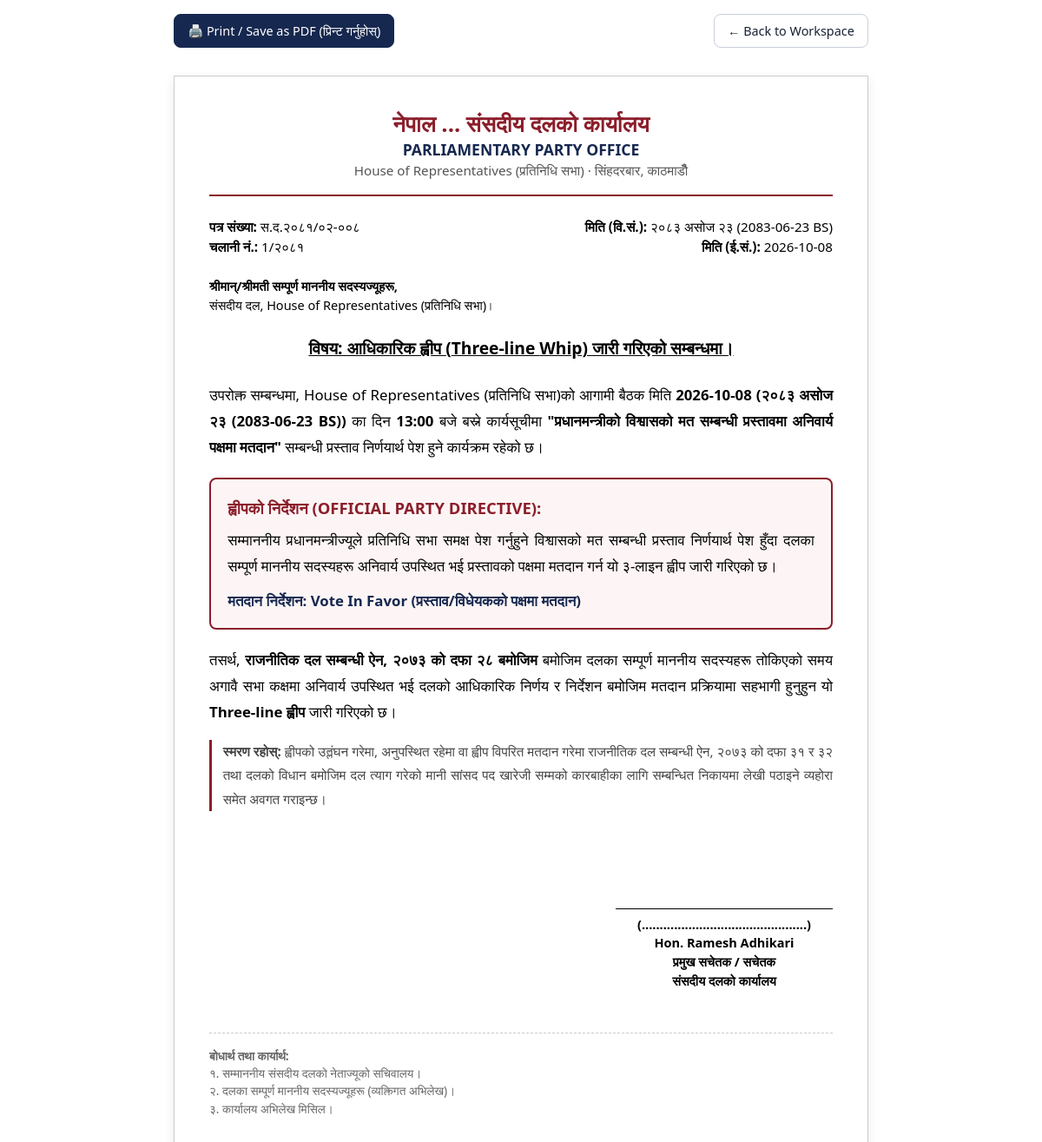
/whips/1/print (signed in), run on the app's committed database.
### tables this page shows
CREATE TABLE whips(
  id INTEGER PRIMARY KEY, ref_no TEXT NOT NULL, title TEXT NOT NULL,
  whip_type TEXT NOT NULL, house TEXT NOT NULL, directive TEXT NOT NULL,
  voting_date TEXT NOT NULL, voting_time TEXT, bill_id INTEGER REFERENCES bills(id),
  agenda TEXT NOT NULL, legal_basis TEXT DEFAULT 'राजनीतिक दल सम्बन्धी ऐन, २०७३ को दफा २८',
  status TEXT NOT NULL DEFAULT 'Issued', issued_by INTEGER REFERENCES users(id),
  issued_at TEXT NOT NULL, notes TEXT);

CREATE TABLE users(
  id INTEGER PRIMARY KEY, name TEXT NOT NULL, email TEXT NOT NULL UNIQUE,
  password_hash TEXT NOT NULL, role TEXT NOT NULL,
  language TEXT NOT NULL DEFAULT 'en',
  status TEXT NOT NULL DEFAULT 'active', created_at TEXT NOT NULL);

### app.py (the view)
@app.route("/whips/<int:wid>/print")
@login_required
def whip_print(wid):
    whip = q(
        "SELECT w.*, u.name issuer_name, b.title bill_title FROM whips w "
        "LEFT JOIN users u ON u.id=w.issued_by "
        "LEFT JOIN bills b ON b.id=w.bill_id WHERE w.id=?", (wid,), one=True
    )
    if not whip:
        abort(404)
    mps = q(
        "SELECT p.*, wm.served_status FROM whip_members wm "
        "JOIN parliamentarians p ON p.id=wm.parliamentarian_id WHERE wm.whip_id=? ORDER BY p.name", (wid,)
    )
    return render_template("whip_print.html", whip=whip, mps=mps)

### app.py (called while the page is built)
def today():
    return dt.date.today().isoformat()

def nepali_digits(val):
    if val is None:
        return ""
    return str(val).translate(NEP_DIGITS)

def db():
    if "db" not in g:
        g.db = sqlite3.connect(DB_PATH)
        g.db.row_factory = sqlite3.Row
        g.db.execute("PRAGMA foreign_keys=ON")
    return g.db

def q(sql, args=(), one=False):
    cur = db().execute(sql, args)
    return cur.fetchone() if one else cur.fetchall()

@app.before_request
def load_user():
    g.user = None
    uid = session.get("uid")
    if uid:
        u = q("SELECT * FROM users WHERE id=? AND status='active'", (uid,), one=True)
        if u:
            g.user = u
            session["language"] = u["language"] if "language" in u.keys() else "en"
        else:
            session.clear()
    if request.method == "POST":
        token = request.form.get("_csrf") or request.headers.get("X-CSRF-Token")
        if not token or token != session.get("csrf"):
            abort(400, "Invalid or missing CSRF token. Reload the page and try again.")

def login_required(fn):
    @wraps(fn)
    def wrapper(*a, **kw):
        if not g.user:
            return redirect(url_for("login", next=request.full_path.rstrip("?")))
        return fn(*a, **kw)
    return wrapper

@app.template_filter("bs_date")
def filter_bs_date(s):
    return approx_ad_to_bs(s)

### templates/whip_print.html (shortened to what this page needs)
<!doctype html>
<html lang="ne">
<head>
<link rel="stylesheet" href="{{ url_for('static', filename='style.css') }}">
</head>
<body>
<div class="print-btn-bar">
  <button onclick="window.print()" class="btn primary">🖨️ Print / Save as PDF (प्रिन्ट गर्नुहोस्)</button>
  <a href="{{ url_for('whip_view', wid=whip.id) }}" class="btn">← Back to Workspace</a>
</div>
<div class="print-page">
  <div class="letterhead-header">
    <div class="letterhead-nep">नेपाल ... संसदीय दलको कार्यालय</div>
    <div class="letterhead-en">PARLIAMENTARY PARTY OFFICE</div>
    <div class="letterhead-sub">{{ HOUSE_LABELS.get(whip.house, whip.house) }} · सिंहदरबार, काठमाडौँ</div>
  </div>
  <div class="letter-meta">
    <div>
      <div><strong>पत्र संख्या:</strong> {{ whip.ref_no }}</div>
      <div><strong>चलानी नं.:</strong> {{ whip.id }}/२०८१</div>
    </div>
    <div style="text-align: right;">
      <div><strong>मिति (वि.सं.):</strong> {{ whip.voting_date|bs_date }}</div>
      <div><strong>मिति (ई.सं.):</strong> {{ whip.voting_date }}</div>
    </div>
  </div>
  <div style="margin-bottom: 1rem;">
    <div><strong>श्रीमान्/श्रीमती सम्पूर्ण माननीय सदस्यज्यूहरू,</strong></div>
    <div>संसदीय दल, {{ HOUSE_LABELS.get(whip.house, whip.house) }}।</div>
  </div>
  <div class="letter-subj">
    विषय: आधिकारिक ह्वीप ({{ whip.whip_type }} Whip) जारी गरिएको सम्बन्धमा।
  </div>
  <div class="letter-body">
    <p>
      उपरोक्त सम्बन्धमा, {{ HOUSE_LABELS.get(whip.house, whip.house) }}को आगामी बैठक मिति <strong>{{ whip.voting_date }} ({{ whip.voting_date|bs_date }})</strong> का दिन <strong>{{ whip.voting_time or '१:००' }}</strong> बजे बस्ने कार्यसूचीमा <strong>"{{ whip.title }}"</strong> सम्बन्धी प्रस्ताव निर्णयार्थ पेश हुने कार्यक्रम रहेको छ।
    </p>
    <div class="order-box">
      <strong>ह्वीपको निर्देशन (OFFICIAL PARTY DIRECTIVE):</strong>
      <div>{{ whip.agenda }}</div>
      <div style="margin-top: .6rem; font-weight: 700; color: #16284f;">
        मतदान निर्देशन: {{ WHIP_DIRECTIVE_LABELS.get(whip.directive, whip.directive) }}
      </div>
    </div>
    <p>
      तसर्थ, <strong>{{ whip.legal_basis }}</strong> बमोजिम दलका सम्पूर्ण माननीय सदस्यहरू तोकिएको समय अगावै सभा कक्षमा अनिवार्य उपस्थित भई दलको आधिकारिक निर्णय र निर्देशन बमोजिम मतदान प्रक्रियामा सहभागी हुनुहुन यो <strong>{{ whip.whip_type }} ह्वीप</strong> जारी गरिएको छ।
    </p>
    <p style="font-size: .95rem; color: #444; border-left: 3px solid #8b1e2b; padding-left: .8rem;">
      <strong>स्मरण रहोस्:</strong> ह्वीपको उल्लंघन गरेमा, अनुपस्थित रहेमा वा ह्वीप विपरित मतदान गरेमा राजनीतिक दल सम्बन्धी ऐन, २०७३ को दफा ३१ र ३२ तथा दलको विधान बमोजिम दल त्याग गरेको मानी सांसद पद खारेजी सम्मको कारबाहीका लागि सम्बन्धित निकायमा लेखी पठाइने व्यहोरा समेत अवगत गराइन्छ।
    </p>
  </div>
  <div class="sig-section">
    <div class="sig-block">
      <div class="sig-line">
        (..............................................)<br>
        <strong>{{ whip.issuer_name or 'प्रमुख सचेतक (Chief Whip)' }}</strong><br>
        प्रमुख सचेतक / सचेतक<br>
        संसदीय दलको कार्यालय
      </div>
    </div>
  </div>
  <div style="margin-top: 3rem; border-top: 1px dashed #ccc; padding-top: 1rem; font-size: .85rem; color: #666;">
    <strong>बोधार्थ तथा कार्यार्थ:</strong><br>
    १. सम्माननीय संसदीय दलको नेताज्यूको सचिवालय।<br>
    २. दलका सम्पूर्ण माननीय सदस्यज्यूहरू (व्यक्तिगत अभिलेख)।<br>
    ३. कार्यालय अभिलेख मिसिल।
  </div>
</div>
</body>
</html>

### static/style.css (style rules this page uses)
:root { --bg: #f3f5f8; --card: #ffffff; --ink: #172033; --muted: #647087; --line: #dbe1eb; --brand: #16284f; --brand2: #21407a; --nepal-crimson: #8b1e2b; --nepal-crimson-dark: #63101b; --nepal-crimson-light: #fdf2f4; --ok: #157347; --ok-bg: #d1e7dd; --warn: #b45309; --warn-bg: #fef3c7; --err: #b91c1c; --err-bg: #fee2e2; --side: 260px; }
* { box-sizing: border-box; }
body { margin: 0; font: 14.5px/1.5 system-ui, -apple-system, 'Mukta', 'Segoe UI', Roboto, sans-serif; background: var(--bg); color: var(--ink); }
a { color: var(--brand2); text-decoration: none; }
html[lang="ne"] body { font-family: 'Mukta', system-ui, sans-serif; }
.btn { display: inline-block; font: inherit; font-size: .9rem; font-weight: 500; padding: .48rem .95rem; border-radius: 8px; border: 1px solid #c9cedb; background: #fff; color: var(--ink); cursor: pointer; transition: all .15s ease; }
.btn.primary { background: var(--brand); border-color: var(--brand); color: #fff; }

### templates/whip_print.html (style rules this page uses)
body { background: #fff; color: #000; font-family: system-ui, -apple-system, 'Mukta', 'Preeti', sans-serif; }
.print-page { max-width: 800px; margin: 2rem auto; padding: 2.5rem; background: #fff; border: 1px solid #ccc; box-shadow: 0 4px 12px rgba(0,0,0,.08); }
.letterhead-header { text-align: center; border-bottom: 2px solid #8b1e2b; padding-bottom: 1rem; margin-bottom: 1.5rem; }
.letterhead-nep { font-size: 1.6rem; font-weight: 700; color: #8b1e2b; line-height: 1.2; }
.letterhead-en { font-size: 1.1rem; font-weight: 600; color: #16284f; }
.letterhead-sub { font-size: .95rem; color: #555; }
.letter-meta { display: flex; justify-content: space-between; font-size: .95rem; margin-bottom: 1.5rem; }
.letter-subj { text-align: center; font-size: 1.2rem; font-weight: 700; text-decoration: underline; margin: 1.5rem 0; }
.letter-body { font-size: 1.05rem; line-height: 1.8; text-align: justify; margin-bottom: 2rem; }
.order-box { background: #fdf5f5; border: 2px solid #8b1e2b; border-radius: 8px; padding: 1rem 1.2rem; margin: 1.2rem 0; }
.order-box strong { font-size: 1.15rem; color: #8b1e2b; display: block; margin-bottom: .4rem; }
.sig-section { display: flex; justify-content: flex-end; margin-top: 3.5rem; text-align: center; }
.sig-block { width: 250px; }
.sig-line { border-top: 1px solid #000; margin-top: 3.5rem; padding-top: .4rem; font-weight: 600; }
.print-btn-bar { max-width: 800px; margin: 1rem auto; display: flex; justify-content: space-between; }

### data on the page
whips: get "House of Representatives (प्रतिनिधि सभा)", ref_no "स.द.२०८१/०२-००८", id "1", voting_date|bs_date "२०८३ असोज २३ (2083-06-23 BS)", voting_date "2026-10-08", whip_type "Three-line", voting_time "13:00", title "प्रधानमन्त्रीको विश्वासको मत सम्बन्धी प्रस्तावमा अनिवार्य पक्षमा मतदान", agenda "सम्माननीय प्रधानमन्त्रीज्यूले प्रतिनिधि सभा समक्ष पेश गर्नुहुने विश्वासको मत सम्बन्धी प्रस्ताव निर्णयार्थ पेश हुँदा दलका सम्पूर्ण माननीय सदस्यहरू अनिवार्य उपस्थित भई प्रस्तावको पक्षमा मतदान गर्न यो ३-लाइन ह्वीप जारी गरिएको छ।", get "Vote In Favor (प्रस्ताव/विधेयकको पक्षमा मतदान)", legal_basis "राजनीतिक दल सम्बन्धी ऐन, २०७३ को दफा २८ बमोजिम"
users: name "Hon. Ramesh Adhikari"
